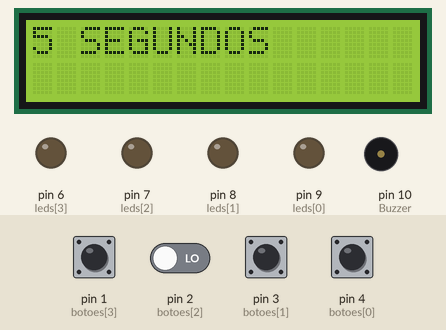
Recording of a sketch running on a simulated Arduino Uno, built with avr-gcc and run on an emulated ATmega328P. On the bench: 16×2 character LCD, output pins drawn as LEDs (lit = HIGH), buzzer (waves = sounding). The test bench sets the inputs (shaded band); at power-on: pin 1 (botoes[3]), pin 2 (botoes[2]), pin 3 (botoes[1]), pin 4 (botoes[0]) LOW. Random numbers use the default seed unless the sketch sets one.

Above: at 2.1 s.
At 7.5 s:
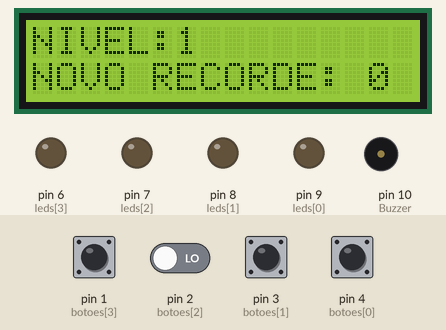
7.6 s: pin 1 (botoes[3]) pulled HIGH for 1 s
At 9.8 s:
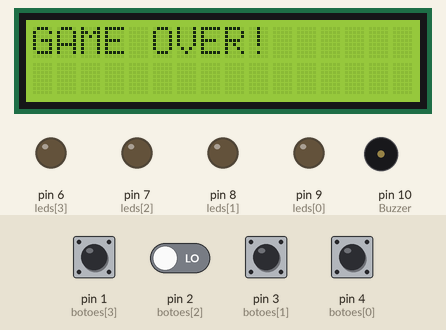
10.1 s: pin 1 (botoes[3]) driven HIGH and pin 2 (botoes[2]) driven HIGH
At 21.1 s:
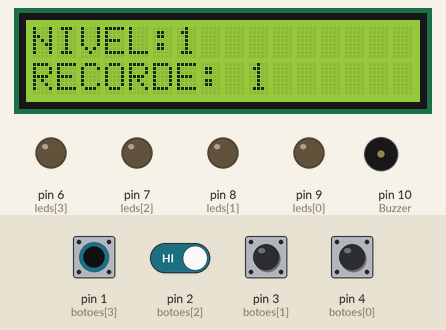
25.2 s: pin 1 (botoes[3]) driven LOW
At 37.2 s:
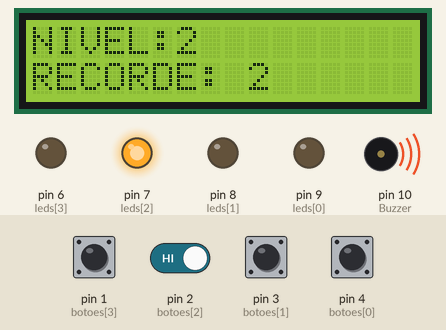
38.3 s: pin 3 (botoes[1]) pulled HIGH for 0.25 s
Timing chart, 0 to 41.3 s (numbered marks = the images above; inputs shaded):
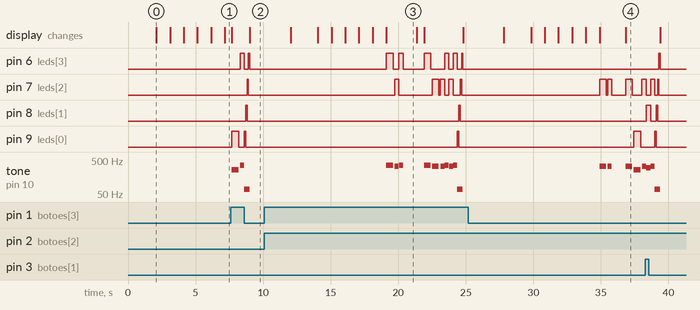

The sketch:

Jogo.ino
```cpp
//Declaração das variáveis globais do programa
#include <LiquidCrystal_I2C.h>
LiquidCrystal_I2C lcd(39, 16, 2); //declaração do lcd(16x2) conectaddo ao endereço 39
const int max_pontos = 50; //número máximo de rodadas
int notas[4] = {262, 294, 330, 349}; // Notas musicais que serão utilizadas para o acionamento dos botões
int botoes[4] = {4, 3, 2, 1}; //pino dos botões
int leds[4] = {9, 8, 7, 6}; //pino dos leds
int nivel = 0;
int sequencia[max_pontos] = {}; //usado para armazenar a sequência de acendimento dos leds
bool gameOver = false; //usada para verificar a ocorrência do Game Over
bool gameWin = false; //usada para conseguir diferenciar o Game Over de uma vitória do jogador
int recorde_atual = 0; //utilizada para verificação do recorde dentro do decorrer do programa
int recorde_fixo = 0; //registra o recorde do jogador (zera sempre que é cortada a alimentação do arduino)
int endereco = 0; //endereço onde será armazenado o valor do recorde na memória do microcontrolador
int rodada = 0; //usado para identificar a primeira rodada, quando for printado o início do jogo
int* ponteiro_pressionado;
int inicio = 0;
int jogada = 0;


bool verificacao() //verifica se o jogador inseriu corretamente a sequência de leds acesos
{
    int resultado;
    resultado = *ponteiro_pressionado; //recebe o botão que foi pressionado pelo jogador
    if (sequencia[jogada] != resultado) //compara jogada a jogada se o jogador errou a sequência de leds
    {
        //nesse caso, o jogador terá errado a sequência
        for (int i = 0; i <= 3; i++)
        {
            digitalWrite(leds[i], HIGH);
            tone(10, 70);
            delay(100);
            digitalWrite(leds[i], LOW);
            noTone(10);
        }
        return gameOver = true; //o jogador errou, portanto, game over!
    }
    return false;
}


void nivel_seguinte() //caso o jogador não cometa nenhum erro, a função irá passar para o nível seguinte
{
    int aleatorio = random(4); //sorteio do led que será aceso
    sequencia[nivel] = aleatorio; //esse led sorteado será atribuído para cada nivel que for sendo alcançado, formando uma sequência
    nivel++;
  	recorde_atual++;
}


void btn_pressionado() //verifica qual botão que foi pressionado pelo jogador
{
    int pressionado;  //variável que indica a posição do botão pressionado dendo array de botões
    for (int i = 0; i < nivel; i++)
    {
        bool aux = false;
        while (!aux) //looping infinito, processando o aperto de um botão
        {
            for (int i = 0; i <= 3; i++)
            {
                if (digitalRead(botoes[i]) == HIGH) //verificando se o botão foi pressionado
                {
                    pressionado = i;
                    digitalWrite(leds[i], HIGH);  //quando for apertado o botão, o led referente ao botão será aceso
                    delay(18); //delay para evitar que uma nota musical se sobressaia sobre a outra
                    tone(10, notas[i]);
                    delay(300);
                    digitalWrite(leds[i], LOW);
                    noTone(10);
                    aux = true; //condição de saída desse looping
                }
            }
        }
        ponteiro_pressionado = &pressionado;
        if (verificacao())
            break;
        jogada++;
    }
 	jogada = 0; //a cada nível, essa variável zera
}


void piscar_led() //acendimento dos leds que forem sorteados
{
    for (int i = 0; i < nivel; i++)
    {
        digitalWrite(leds[sequencia[i]], HIGH); //acendimento do led
        tone(10, notas[sequencia[i]]); //irá emitir um som com a nota musical referente ao led que foi acesso
        delay(500); //delay para que seja notório o acendimento do led, atrasando o seu desligamento
        digitalWrite(leds[sequencia[i]], LOW);
        noTone(10);  //encerra a emissão do som
        delay(100); //atrasa o acendimento do próximo led
    }
}


void setup() // Declaração dos pinos do ARDUINO
{
  	lcd.init(); //incialização do lcd
    lcd.backlight(); //acendendo a luz de fundo do lcd
    pinMode(10, OUTPUT); // Buzzer
    pinMode(6, OUTPUT); // Led amarelo
    pinMode(7, OUTPUT); // Led verde
    pinMode(8, OUTPUT); // Led azul
    pinMode(9, OUTPUT); // Led vermelho
    pinMode(4, INPUT); // Botão vermelho
    pinMode(3, INPUT); // Botão azul
    pinMode(2, INPUT); // Botão verde
    pinMode(1, INPUT); // Botão amarelo
    randomSeed(analogRead(A0)); // Geração de uma semente randômica para evitar que o jogo reinicia de forma padronizada
}


void loop() // execução em looping
{
  lcd.clear();
  if(nivel == 0 && rodada == 0)
  {
	lcd.setCursor(0,0);
    lcd.print("INICIANDO JOGO");
    lcd.setCursor(0,1);
    lcd.print("EM:");
    delay(2000); //delay para o inicío do próximo jogo
    lcd.clear();
    lcd.print("5 SEGUNDOS");
    delay(1000);
    lcd.clear();
    lcd.print("4 SEGUNDOS");
    delay(1000);
    lcd.clear();
    lcd.print("3 SEGUNDOS");
    delay(1000);
    lcd.clear();
    lcd.print("2 SEGUNDOS");
    delay(1000);
    lcd.clear();
    lcd.print("1 SEGUNDO");
    delay(1000);
    lcd.clear();
  }
  lcd.print("NIVEL:");
  lcd.setCursor(6,0);
  lcd.print(nivel + 1);
  if(recorde_fixo <= recorde_atual) //tentando solucionar o problema da primeira execução, onde existiria um possível "lixo" dentro desse endereço
  {
    recorde_fixo = recorde_atual;
    lcd.setCursor(0,1);
    lcd.print("NOVO RECORDE:"); //caso o recorde seja quebrado...
    lcd.setCursor(14, 1);
    lcd.print(recorde_fixo);
    delay(500);
    lcd.setCursor(0,1);
    lcd.print("               "); //limpando apenas uma linha do LCD
  }
  lcd.setCursor(0,1);
  lcd.print("RECORDE:");
  lcd.setCursor(9,1);
  lcd.print(recorde_fixo);
  nivel_seguinte(); //reinício automático do jogo
  piscar_led();
  btn_pressionado();
  if(recorde_fixo < recorde_atual)
  {
  	recorde_fixo = recorde_atual; //inserindo o novo valor do recorde na memória
  }
  if(nivel == max_pontos) //se o jogador chegar no último nível, ele terá zerado o jogo
  {
    for(int i = 0; i<=3; i++)
    {
      digitalWrite(leds[i],HIGH);
      delay(100);
      digitalWrite(leds[i],LOW);
    }
    gameOver = true;
    gameWin = true; //verificação para caso o jogador tenha zerado o jogo
  }
  if (gameOver == true)
  { //caso existisse um menu, ele teria que ser inserido a partir daqui...
   	lcd.setCursor(0,0);
    if(!gameWin) //se o jogador tiver zerado o jogo, irá pular essa parte...
    {   lcd.clear();
    	lcd.print("GAME OVER!");
    	delay(3000);
    	lcd.clear();
    }
    else
    {   lcd.clear();
    	lcd.print("VICTORY!");
      	delay(3000);
      	lcd.clear();
    }
    sequencia[max_pontos] = {}; //zerando as variáveis para que o jogador possa reiniciar o jogo
    nivel = 0;
    gameOver = false;
    inicio = 0;
    recorde_atual = 0;
    jogada = 0;
    rodada = -1;
    lcd.print("REINICIANDO JOGO");
    lcd.setCursor(0,1);
    lcd.print("EM:");
    delay(2000); //delay para o inicío do próximo jogo
    lcd.clear();
    lcd.print("5 SEGUNDOS");
    delay(1000);
    lcd.clear();
    lcd.print("4 SEGUNDOS");
    delay(1000);
    lcd.clear();
    lcd.print("3 SEGUNDOS");
    delay(1000);
    lcd.clear();
    lcd.print("2 SEGUNDOS");
    delay(1000);
    lcd.clear();
    lcd.print("1 SEGUNDO");
  }
  //inserir o salvamento do recorde na memória
  delay(1000);
}

//colocar os recordes enquanto o jogador for jogando
//fixar valor do recorde mesmo após o desligamento do ARDUINO
//tentar pensar em um MENU para inciar e reiniciar o jogo, ao invés de deixar o jogo reiniciar automaticamente
//tentar pensar em um MENU para inciar e reiniciar o jogo, ao invés de deixar o jogo reiniciar automaticamente
```

Measured:
- after the input at 7.6 s, pin 6 (leds[3]): LOW → HIGH after 0.69 s, → LOW 0.32 s later, → HIGH 0.30 s later, → LOW 0.10 s later; pin 7 (leds[2]): LOW → HIGH after 1.2 s, → LOW 0.10 s later; pin 8 (leds[1]): LOW → HIGH after 1.1 s, → LOW 0.10 s later
- after the input at 10.1 s, pin 7 (leds[2]): LOW → HIGH after 9.6 s, → LOW 0.32 s later, → HIGH 2.5 s later, → LOW 0.50 s later, … (10 changes in this stretch); pin 8 (leds[1]): LOW → HIGH after 14.4 s, → LOW 0.10 s later; pin 9 (leds[0]): LOW → HIGH after 14.3 s, → LOW 0.10 s later
- by itself, tone on pin 10 (Buzzer): plays 349 Hz for 0.50 s, 330 Hz for 0.30 s, 349 Hz for 0.30 s, 349 Hz for 0.50 s, 330 Hz for 0.50 s, 330 Hz for 0.30 s … (10 notes in this stretch)
- what the display in image 0 shows lasts 1.0 s, from 2.1 s to 3.1 s
- what the display in image 3 shows lasts 2.3 s, from 19.1 s to 21.4 s
